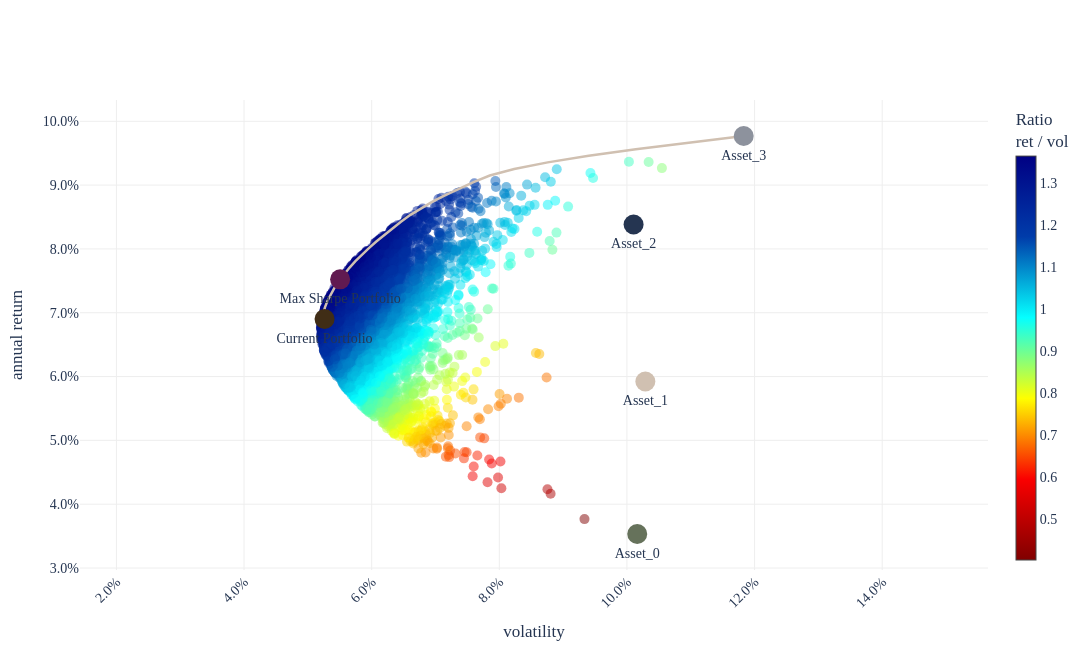

Here is the notebook cell this chart was saved with:
### Code cell
simfigure.show(config=figdict["config"])

### Figure 1 — Plotly figure (JSON) as saved in the notebook; plotly's stock layout.template omitted (floating-point values rounded to 4 significant figures; data arrays with more than 128 entries replaced by an {"elided": "..."} marker saying what was removed)
{"data": [{"hoverinfo": "skip", "marker": {"color": {"elided": "5000 float values"}, "colorbar": {"thickness": 20, "title": {"text": "Ratio<br>ret / vol"}}, "colorscale": [[0, "rgb(0,0,131)"], [0.2, "rgb(0,60,170)"], [0.4, "rgb(5,255,255)"], [0.6, "rgb(255,255,0)"], [0.8, "rgb(250,0,0)"], [1, "rgb(128,0,0)"]], "opacity": 0.5, "reversescale": true, "size": 10}, "mode": "markers", "name": "simulated portfolios", "type": "scatter", "x": {"elided": "5000 float values"}, "y": {"elided": "5000 float values"}}, {"hoverlabel": {"align": "right"}, "hovertemplate": "Return %{y}<br>Vol %{x}%{text}", "line": {"dash": "solid", "width": 2.5}, "mode": "lines", "name": "Efficient frontier", "text": ["<br><br>Weights:<br>24.5%  Asset_0<br>24.9%  Asset_1<br>29.5%  Asset_2<br>21.1%  Asset_3", "<br><br>Weights:<br>22.9%  Asset_0<br>24.5%  Asset_1<br>30.4%  Asset_2<br>22.3%  Asset_3", "<br><br>Weights:<br>21.3%  Asset_0<br>24.1%  Asset_1<br>31.2%  Asset_2<br>23.4%  Asset_3", "<br><br>Weights:<br>19.7%  Asset_0<br>23.7%  Asset_1<br>32.0%  Asset_2<br>24.6%  Asset_3", "<br><br>Weights:<br>18.1%  Asset_0<br>23.3%  Asset_1<br>32.9%  Asset_2<br>25.8%  Asset_3", "<br><br>Weights:<br>16.5%  Asset_0<br>22.8%  Asset_1<br>33.7%  Asset_2<br>26.9%  Asset_3", "<br><br>Weights:<br>14.9%  Asset_0<br>22.4%  Asset_1<br>34.5%  Asset_2<br>28.1%  Asset_3", "<br><br>Weights:<br>13.3%  Asset_0<br>22.0%  Asset_1<br>35.4%  Asset_2<br>29.3%  Asset_3", "<br><br>Weights:<br>11.7%  Asset_0<br>21.6%  Asset_1<br>36.2%  Asset_2<br>30.4%  Asset_3", "<br><br>Weights:<br>10.1%  Asset_0<br>21.2%  Asset_1<br>37.0%  Asset_2<br>31.6%  Asset_3", "<br><br>Weights:<br>8.5%  Asset_0<br>20.8%  Asset_1<br>37.8%  Asset_2<br>32.8%  Asset_3", "<br><br>Weights:<br>7.0%  Asset_0<br>20.4%  Asset_1<br>38.6%  Asset_2<br>34.0%  Asset_3", "<br><br>Weights:<br>5.4%  Asset_0<br>20.0%  Asset_1<br>39.4%  Asset_2<br>35.2%  Asset_3", "<br><br>Weights:<br>3.8%  Asset_0<br>19.6%  Asset_1<br>40.1%  Asset_2<br>36.4%  Asset_3", "<br><br>Weights:<br>2.2%  Asset_0<br>19.2%  Asset_1<br>41.1%  Asset_2<br>37.5%  Asset_3", "<br><br>Weights:<br>0.6%  Asset_0<br>18.8%  Asset_1<br>41.9%  Asset_2<br>38.7%  Asset_3", "<br><br>Weights:<br>0.0%  Asset_0<br>16.9%  Asset_1<br>42.6%  Asset_2<br>40.6%  Asset_3", "<br><br>Weights:<br>0.0%  Asset_0<br>13.8%  Asset_1<br>43.5%  Asset_2<br>42.6%  Asset_3", "<br><br>Weights:<br>0.0%  Asset_0<br>10.9%  Asset_1<br>44.3%  Asset_2<br>44.8%  Asset_3", "<br><br>Weights:<br>0.0%  Asset_0<br>7.9%  Asset_1<br>45.1%  Asset_2<br>47.0%  Asset_3", "<br><br>Weights:<br>0.0%  Asset_0<br>4.9%  Asset_1<br>45.9%  Asset_2<br>49.2%  Asset_3", "<br><br>Weights:<br>0.0%  Asset_0<br>2.0%  Asset_1<br>46.7%  Asset_2<br>51.3%  Asset_3", "<br><br>Weights:<br>0.0%  Asset_0<br>0.0%  Asset_1<br>44.7%  Asset_2<br>55.3%  Asset_3", "<br><br>Weights:<br>0.0%  Asset_0<br>0.0%  Asset_1<br>37.3%  Asset_2<br>62.7%  Asset_3", "<br><br>Weights:<br>0.0%  Asset_0<br>0.0%  Asset_1<br>29.8%  Asset_2<br>70.2%  Asset_3", "<br><br>Weights:<br>0.0%  Asset_0<br>0.0%  Asset_1<br>22.4%  Asset_2<br>77.6%  Asset_3", "<br><br>Weights:<br>0.0%  Asset_0<br>0.0%  Asset_1<br>14.9%  Asset_2<br>85.1%  Asset_3", "<br><br>Weights:<br>0.0%  Asset_0<br>0.0%  Asset_1<br>7.5%  Asset_2<br>92.5%  Asset_3", "<br><br>Weights:<br>0.0%  Asset_0<br>0.0%  Asset_1<br>0.0%  Asset_2<br>100.0%  Asset_3"], "type": "scatter", "x": [0.05217, 0.05237, 0.05268, 0.05308, 0.05358, 0.05418, 0.05487, 0.05565, 0.05651, 0.05745, 0.05847, 0.05956, 0.06073, 0.06195, 0.06324, 0.06459, 0.06602, 0.06764, 0.06946, 0.07147, 0.07364, 0.07596, 0.07851, 0.08234, 0.08758, 0.09401, 0.1014, 0.1095, 0.1183], "xhoverformat": ".2%", "y": [0.06878, 0.06981, 0.07084, 0.07187, 0.07291, 0.07394, 0.07497, 0.07601, 0.07704, 0.07807, 0.0791, 0.08014, 0.08117, 0.0822, 0.08324, 0.08427, 0.0853, 0.08633, 0.08737, 0.0884, 0.08943, 0.09046, 0.0915, 0.09253, 0.09356, 0.0946, 0.09563, 0.09666, 0.09769], "yhoverformat": ".2%"}, {"hoverlabel": {"align": "right"}, "hovertemplate": "Return %{y}<br>Vol %{x}%{hovertext}", "hovertext": [""], "marker": {"color": "#66725B", "size": 20}, "mode": "markers+text", "name": "Asset_0", "text": "Asset_0", "textfont": {"size": 14}, "textposition": "bottom center", "type": "scatter", "x": [0.1016], "xhoverformat": ".2%", "y": [0.03533], "yhoverformat": ".2%"}, {"hoverlabel": {"align": "right"}, "hovertemplate": "Return %{y}<br>Vol %{x}%{hovertext}", "hovertext": [""], "marker": {"color": "#D0C0B1", "size": 20}, "mode": "markers+text", "name": "Asset_1", "text": "Asset_1", "textfont": {"size": 14}, "textposition": "bottom center", "type": "scatter", "x": [0.1029], "xhoverformat": ".2%", "y": [0.05923], "yhoverformat": ".2%"}, {"hoverlabel": {"align": "right"}, "hovertemplate": "Return %{y}<br>Vol %{x}%{hovertext}", "hovertext": [""], "marker": {"color": "#253551", "size": 20}, "mode": "markers+text", "name": "Asset_2", "text": "Asset_2", "textfont": {"size": 14}, "textposition": "bottom center", "type": "scatter", "x": [0.101], "xhoverformat": ".2%", "y": [0.08383], "yhoverformat": ".2%"}, {"hoverlabel": {"align": "right"}, "hovertemplate": "Return %{y}<br>Vol %{x}%{hovertext}", "hovertext": [""], "marker": {"color": "#8D929D", "size": 20}, "mode": "markers+text", "name": "Asset_3", "text": "Asset_3", "textfont": {"size": 14}, "textposition": "bottom center", "type": "scatter", "x": [0.1183], "xhoverformat": ".2%", "y": [0.09769], "yhoverformat": ".2%"}, {"hoverlabel": {"align": "right"}, "hovertemplate": "Return %{y}<br>Vol %{x}%{hovertext}", "hovertext": ["<br><br>Weights:<br>14.6%  Asset_0<br>22.2%  Asset_1<br>34.7%  Asset_2<br>28.5%  Asset_3"], "marker": {"color": "#611A51", "size": 20}, "mode": "markers+text", "name": "Max Sharpe Portfolio", "text": "Max Sharpe Portfolio", "textfont": {"size": 14}, "textposition": "bottom center", "type": "scatter", "x": [0.05506], "xhoverformat": ".2%", "y": [0.07523], "yhoverformat": ".2%"}, {"hoverlabel": {"align": "right"}, "hovertemplate": "Return %{y}<br>Vol %{x}%{hovertext}", "hovertext": ["<br><br>Weights:<br>25.0%  Asset_0<br>25.0%  Asset_1<br>25.0%  Asset_2<br>25.0%  Asset_3"], "marker": {"color": "#402D16", "size": 20}, "mode": "markers+text", "name": "Current Portfolio", "text": "Current Portfolio", "textfont": {"size": 14}, "textposition": "bottom center", "type": "scatter", "x": [0.05262], "xhoverformat": ".2%", "y": [0.06902], "yhoverformat": ".2%"}], "layout": {"autosize": true, "colorway": ["#66725B", "#D0C0B1", "#253551", "#8D929D", "#611A51", "#402D16", "#5D6C85", "#404752"], "dragmode": false, "font": {"color": "#253551", "family": "Poppins", "size": 14}, "height": 650, "legend": {"bgcolor": "rgba(0,0,0,0)", "orientation": "h", "x": 0.5, "xanchor": "center", "xref": "container", "y": 1.05, "yanchor": "bottom", "yref": "container"}, "paper_bgcolor": "rgba(255,255,255,1)", "plot_bgcolor": "rgba(255,255,255,1)", "showlegend": false, "title": {"font": {"size": 36}, "x": 0.5, "xanchor": "center", "xref": "container", "y": 0.93, "yanchor": "bottom", "yref": "container"}, "width": 1100, "xaxis": {"gridcolor": "#EEEEEE", "tickangle": -45, "tickformat": ".1%", "title": {"text": "volatility"}, "zeroline": false}, "yaxis": {"gridcolor": "#EEEEEE", "scaleanchor": "x", "scaleratio": 1, "tickformat": ".1%", "title": {"text": "annual return"}, "zeroline": false}}}
